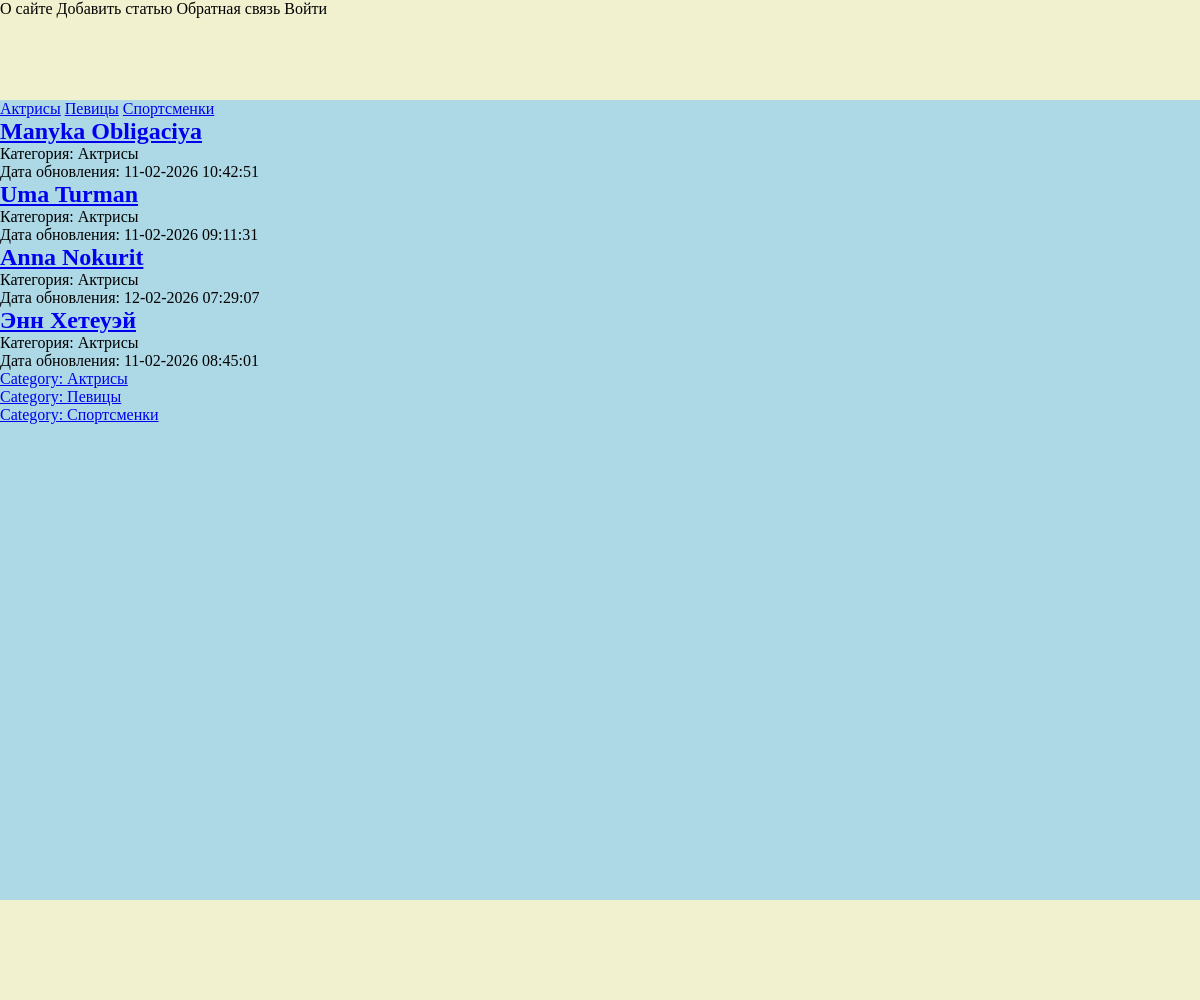
The app's page /, older data.
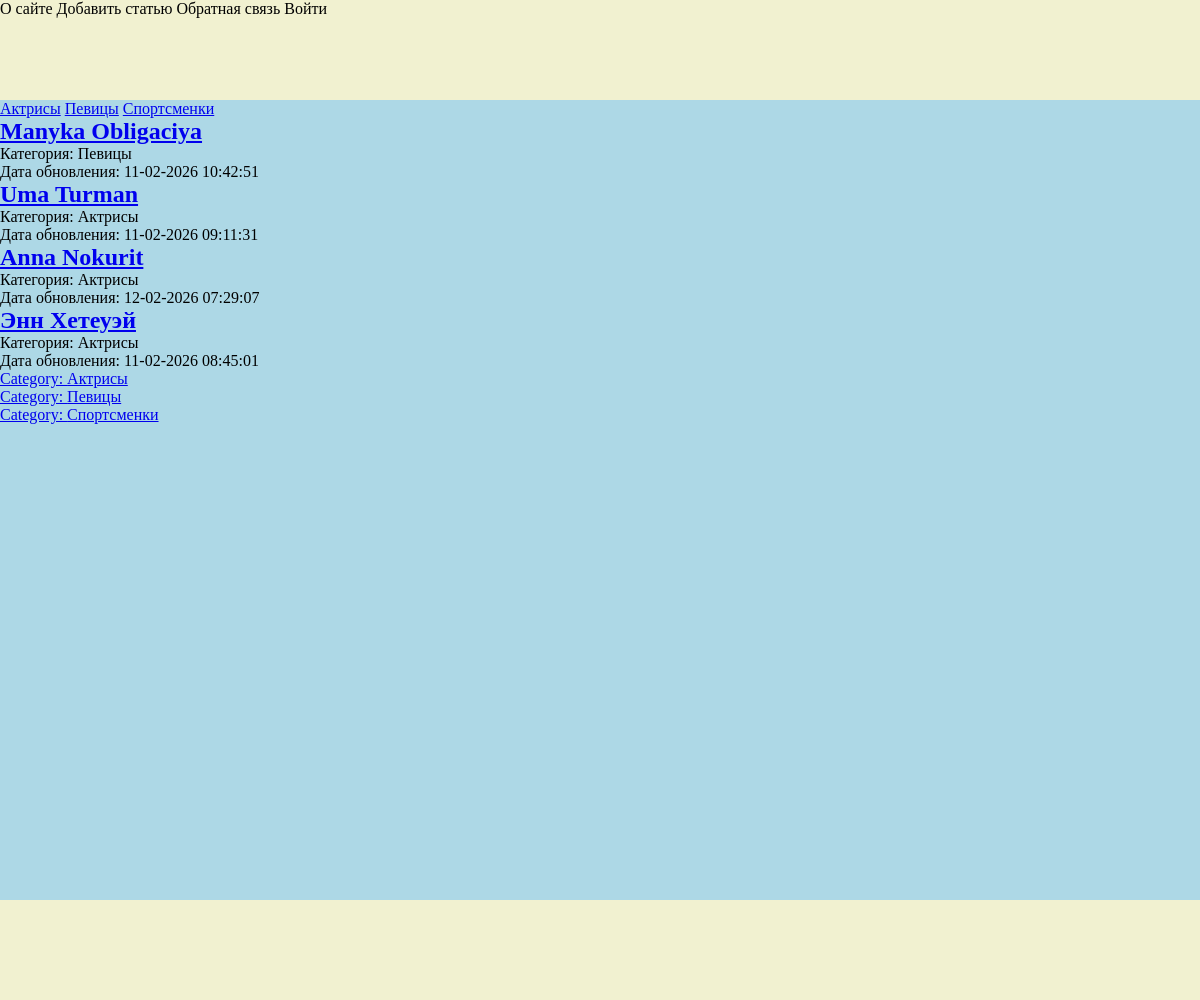
The same page, newer data.
### women/models.py (models this page shows, shortened)
class Women(models.Model):
    class Status(
        models.IntegerChoices
    ):  # https://docs.djangoproject.com/en/6.0/ref/models/fields/#:~:text=choices
        DRAFT = 0, "Черновик"
        PUBLISHED = 1, "Опубликовано"
    title = models.CharField(max_length=255, verbose_name="Заголовок")
    slug = models.SlugField(
        max_length=255, unique=True, db_index=True, verbose_name="URL"
    )  # https://docs.djangoproject.com/en/6.0/ref/models/fields/#slugfield
    content = models.TextField(verbose_name="Текст статьи")
    time_create = models.DateTimeField(auto_now_add=True, verbose_name="Дата создания")
    time_update = models.DateTimeField(
        auto_now=True, verbose_name="Дата последнего редактирования"
    )
    is_published = models.BooleanField(
        choices=Status.choices, default=Status.PUBLISHED, verbose_name="Опубликована"
    )
    cat = models.ForeignKey(
        Category,
        on_delete=models.PROTECT,
        verbose_name="Категория",
        related_name="posts",
        blank=True,
        null=True,
    )
    tags = models.ManyToManyField(
        TagPost, blank=True, related_name="tags"
    )  # https://docs.djangoproject.com/en/6.0/ref/models/fields/#manytomanyfield
    objects = models.Manager()  # чтобы objects тоже работал
    published = PublishedManager()
    class Meta:
        verbose_name = "Статья о женщине"
        verbose_name_plural = "Статьи о женщинах"
        ordering = [
            "-time_create"
        ]  # сортируем статьи по убыванию даты создания https://docs.djangoproject.com/en/6.0/ref/models/options/#django.db.models.Options.ordering
        indexes = [
            models.Index(
                fields=[
                    "-time_create",
                ]
            ),
        ]
    def get_absolute_url(
        self,
    ):  # https://docs.djangoproject.com/en/6.0/ref/models/instances/#:~:text=get_absolute_url%28%29
        return reverse("women:show_post", kwargs={"post_slug": self.slug})

class Category(models.Model):
    name = models.CharField(
        max_length=100, db_index=True, verbose_name="Название категории"
    )
    slug = models.SlugField(
        max_length=100, db_index=True, unique=True, verbose_name="Slug"
    )

### women/views.py (the view)
# urls.py: path("", views.index, name="index"),
def index(request):
    cat=Category.objects.all()
    posts=Women.objects.all()
    context={
        'title':'Главная страница',
        'menu':menu,
        'posts':posts,
        'cat':cat,
    }
    return render(request, "women/index.html", context)

### women/templates/women/index.html (shortened to what this page needs)
{% extends "base.html" %}
{%load static%}
{%block header%}
    <div class="menu">
        {%for m in menu%}
            {{m}}
        {%endfor%}
    </div>
{%endblock%}
{% block sidebar %}
    {% include 'women/includes/nav.html' %}
    {%for i in posts%}
        <h2><a href="{{i.get_absolute_url}}">{{i.title}}</a></h2>
        <p>Категория: {{i.cat.name}}</p>
        <p>Дата обновления: {{i.time_update|date:"d-m-Y H:i:s"}}</p>
    {%endfor%}
{%for c in cat%}
    <p><a href={% url 'women:show_category' cat_slug=c.slug%}>Category: {{c.name}}</a></p>
{%endfor%}
{% endblock %}

Row changes from the older to the newer data that the page shows:
changed Women "Manyka Obligaciya": cat.name "Актрисы" → "Певицы"
